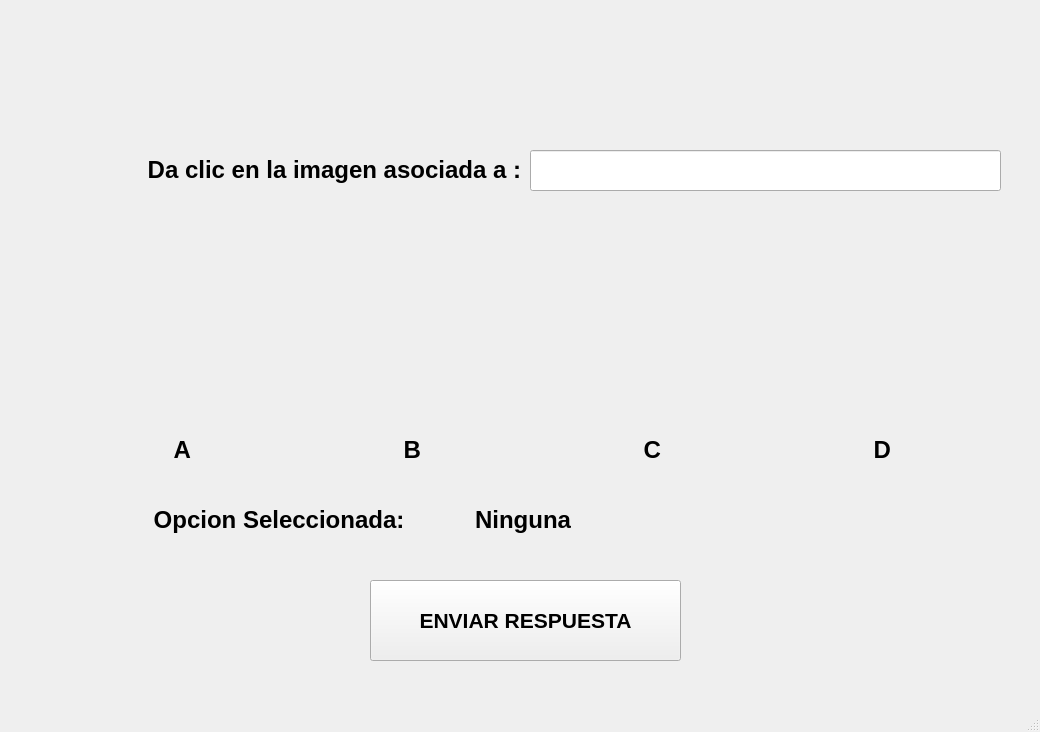
<?xml version="1.0" encoding="UTF-8"?>
<ui version="4.0">
 <class>MainWindow</class>
 <widget class="QMainWindow" name="MainWindow">
  <property name="geometry">
   <rect>
    <x>0</x>
    <y>0</y>
    <width>1040</width>
    <height>732</height>
   </rect>
  </property>
  <property name="windowTitle">
   <string>MainWindow</string>
  </property>
  <widget class="QWidget" name="centralwidget">
   <widget class="QLineEdit" name="txt_Nombre">
    <property name="geometry">
     <rect>
      <x>530</x>
      <y>150</y>
      <width>471</width>
      <height>41</height>
     </rect>
    </property>
    <property name="font">
     <font>
      <pointsize>12</pointsize>
      <weight>75</weight>
      <bold>true</bold>
     </font>
    </property>
    <property name="text">
     <string/>
    </property>
    <property name="alignment">
     <set>Qt::AlignCenter</set>
    </property>
   </widget>
   <widget class="QLabel" name="label">
    <property name="geometry">
     <rect>
      <x>30</x>
      <y>150</y>
      <width>491</width>
      <height>41</height>
     </rect>
    </property>
    <property name="text">
     <string>&lt;html&gt;&lt;head/&gt;&lt;body&gt;&lt;p align=&quot;right&quot;&gt;&lt;span style=&quot; font-size:18pt; font-weight:600;&quot;&gt;Da clic en la imagen asociada a :&lt;/span&gt;&lt;/p&gt;&lt;/body&gt;&lt;/html&gt;</string>
    </property>
   </widget>
   <widget class="QLabel" name="label_2">
    <property name="geometry">
     <rect>
      <x>30</x>
      <y>10</y>
      <width>991</width>
      <height>121</height>
     </rect>
    </property>
    <property name="text">
     <string/>
    </property>
    <property name="pixmap">
     <pixmap resource="recursos_proyecto.qrc">:/UAT_FIANS/UAT</pixmap>
    </property>
    <property name="scaledContents">
     <bool>true</bool>
    </property>
   </widget>
   <widget class="QLabel" name="label_4">
    <property name="geometry">
     <rect>
      <x>940</x>
      <y>590</y>
      <width>91</width>
      <height>81</height>
     </rect>
    </property>
    <property name="text">
     <string/>
    </property>
    <property name="pixmap">
     <pixmap resource="recursos_proyecto.qrc">:/LOGO/AmongB</pixmap>
    </property>
    <property name="scaledContents">
     <bool>true</bool>
    </property>
   </widget>
   <widget class="QLabel" name="img_a">
    <property name="geometry">
     <rect>
      <x>90</x>
      <y>250</y>
      <width>191</width>
      <height>171</height>
     </rect>
    </property>
    <property name="text">
     <string/>
    </property>
    <property name="pixmap">
     <pixmap resource="recursos_proyecto.qrc">:/LOGO/AmongB</pixmap>
    </property>
    <property name="scaledContents">
     <bool>true</bool>
    </property>
   </widget>
   <widget class="QPushButton" name="btn_enviar">
    <property name="geometry">
     <rect>
      <x>370</x>
      <y>580</y>
      <width>311</width>
      <height>81</height>
     </rect>
    </property>
    <property name="font">
     <font>
      <pointsize>16</pointsize>
      <weight>75</weight>
      <bold>true</bold>
     </font>
    </property>
    <property name="text">
     <string>ENVIAR RESPUESTA</string>
    </property>
   </widget>
   <widget class="QLabel" name="img_b">
    <property name="geometry">
     <rect>
      <x>320</x>
      <y>250</y>
      <width>191</width>
      <height>171</height>
     </rect>
    </property>
    <property name="text">
     <string/>
    </property>
    <property name="pixmap">
     <pixmap resource="recursos_proyecto.qrc">:/LOGO/AmongB</pixmap>
    </property>
    <property name="scaledContents">
     <bool>true</bool>
    </property>
   </widget>
   <widget class="QLabel" name="img_c">
    <property name="geometry">
     <rect>
      <x>550</x>
      <y>250</y>
      <width>191</width>
      <height>171</height>
     </rect>
    </property>
    <property name="text">
     <string/>
    </property>
    <property name="pixmap">
     <pixmap resource="recursos_proyecto.qrc">:/LOGO/AmongB</pixmap>
    </property>
    <property name="scaledContents">
     <bool>true</bool>
    </property>
   </widget>
   <widget class="QLabel" name="img_d">
    <property name="geometry">
     <rect>
      <x>780</x>
      <y>250</y>
      <width>191</width>
      <height>171</height>
     </rect>
    </property>
    <property name="text">
     <string/>
    </property>
    <property name="pixmap">
     <pixmap resource="recursos_proyecto.qrc">:/LOGO/AmongB</pixmap>
    </property>
    <property name="scaledContents">
     <bool>true</bool>
    </property>
   </widget>
   <widget class="QLabel" name="label_3">
    <property name="geometry">
     <rect>
      <x>150</x>
      <y>430</y>
      <width>41</width>
      <height>41</height>
     </rect>
    </property>
    <property name="text">
     <string>&lt;html&gt;&lt;head/&gt;&lt;body&gt;&lt;p align=&quot;right&quot;&gt;&lt;span style=&quot; font-size:18pt; font-weight:600;&quot;&gt;A&lt;/span&gt;&lt;/p&gt;&lt;/body&gt;&lt;/html&gt;</string>
    </property>
   </widget>
   <widget class="QLabel" name="label_5">
    <property name="geometry">
     <rect>
      <x>380</x>
      <y>430</y>
      <width>41</width>
      <height>41</height>
     </rect>
    </property>
    <property name="text">
     <string>&lt;html&gt;&lt;head/&gt;&lt;body&gt;&lt;p align=&quot;right&quot;&gt;&lt;span style=&quot; font-size:18pt; font-weight:600;&quot;&gt;B&lt;/span&gt;&lt;/p&gt;&lt;/body&gt;&lt;/html&gt;</string>
    </property>
   </widget>
   <widget class="QLabel" name="label_6">
    <property name="geometry">
     <rect>
      <x>620</x>
      <y>430</y>
      <width>41</width>
      <height>41</height>
     </rect>
    </property>
    <property name="text">
     <string>&lt;html&gt;&lt;head/&gt;&lt;body&gt;&lt;p align=&quot;right&quot;&gt;&lt;span style=&quot; font-size:18pt; font-weight:600;&quot;&gt;C&lt;/span&gt;&lt;/p&gt;&lt;/body&gt;&lt;/html&gt;</string>
    </property>
   </widget>
   <widget class="QLabel" name="label_7">
    <property name="geometry">
     <rect>
      <x>850</x>
      <y>430</y>
      <width>41</width>
      <height>41</height>
     </rect>
    </property>
    <property name="text">
     <string>&lt;html&gt;&lt;head/&gt;&lt;body&gt;&lt;p align=&quot;right&quot;&gt;&lt;span style=&quot; font-size:18pt; font-weight:600;&quot;&gt;D&lt;/span&gt;&lt;/p&gt;&lt;/body&gt;&lt;/html&gt;</string>
    </property>
   </widget>
   <widget class="QLabel" name="label_8">
    <property name="geometry">
     <rect>
      <x>90</x>
      <y>500</y>
      <width>321</width>
      <height>41</height>
     </rect>
    </property>
    <property name="text">
     <string>&lt;html&gt;&lt;head/&gt;&lt;body&gt;&lt;p align=&quot;right&quot;&gt;&lt;span style=&quot; font-size:18pt; font-weight:600;&quot;&gt;Opcion Seleccionada: &lt;/span&gt;&lt;/p&gt;&lt;/body&gt;&lt;/html&gt;</string>
    </property>
   </widget>
   <widget class="QLabel" name="txt_opcion_usuario">
    <property name="geometry">
     <rect>
      <x>440</x>
      <y>500</y>
      <width>131</width>
      <height>41</height>
     </rect>
    </property>
    <property name="text">
     <string>&lt;html&gt;&lt;head/&gt;&lt;body&gt;&lt;p align=&quot;right&quot;&gt;&lt;span style=&quot; font-size:18pt; font-weight:600;&quot;&gt;Ninguna&lt;/span&gt;&lt;/p&gt;&lt;/body&gt;&lt;/html&gt;</string>
    </property>
   </widget>
  </widget>
  <widget class="QMenuBar" name="menubar">
   <property name="geometry">
    <rect>
     <x>0</x>
     <y>0</y>
     <width>1040</width>
     <height>26</height>
    </rect>
   </property>
  </widget>
  <widget class="QStatusBar" name="statusbar"/>
 </widget>
 <resources>
  <include location="recursos_proyecto.qrc"/>
 </resources>
 <connections/>
</ui>
